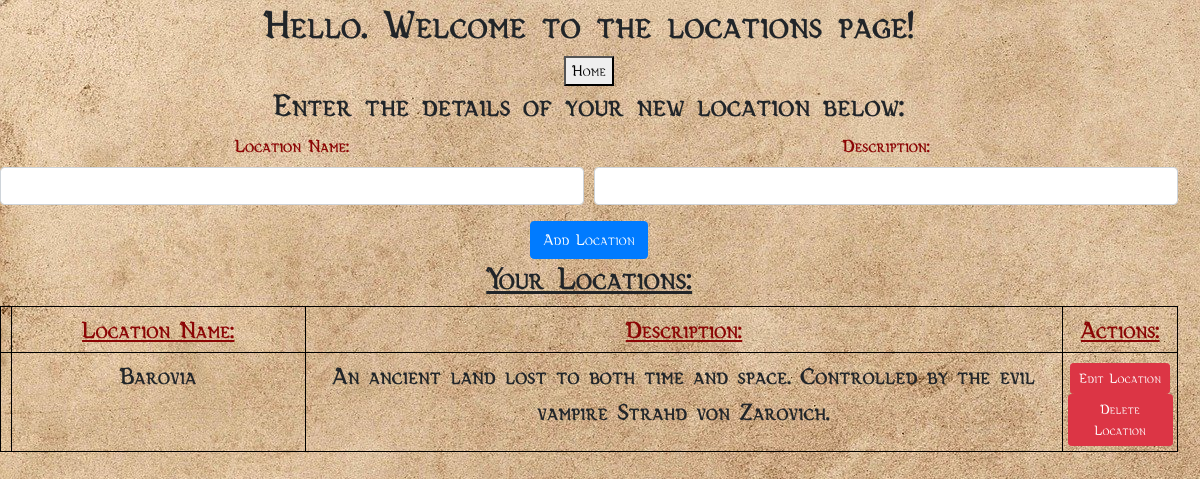
Screenshot of /locations.html with the database file from the repository.
### app.py (models this page shows, shortened)
class Location(db.Model):
    lID = db.Column(db.Integer, primary_key=True)
    lName = db.Column(db.String(100), nullable=False)# Name of the location.
    lDesc = db.Column(db.String(100000))# Description of the location.

### app.py (the view)
@app.route('/locations.html', methods=['POST', 'GET'])
def locations():
    if request.method == 'POST':
        l_Name = request.form['lName']
        l_Desc = request.form['lDesc']
        new_location = Location(lName=l_Name, lDesc=l_Desc)
        try:
            db.session.add(new_location)
            db.session.commit()
            return redirect('/locations.html')
        except:
            return 'There was an issue adding your location to the database.'
    else:
        locations = Location.query.order_by(Location.lID).all()
        return render_template('locations.html', locations=locations)

### templates/locations.html (shortened to what this page needs)
{% extends 'base.html' %}
{% block content %}
<div class="content">
    <h1>Hello. Welcome to the locations page!</h1>
    <button id="characterDashboardButton" onclick="window.location.href = './dashboard.html';">Home</button>
    <h2>Enter the details of your new location below:</h2>
    <div class="form">
        <form action="locations.html" method="POST">
            <div class="form-row">
                <div class="form-group col-md-6">
                    <label>Location Name: </label>
                    <input type="text" name="lName" class="form-control" id="lName" required>
                </div>
                <div class="form-group col-md-6">
                    <label>Description: </label>
                    <input type="text" name="lDesc" class="form-control" id="lDesc">
                </div>
            </div>
            <button type="submit" class="btn btn-primary">Add Location</button>
        </form>
    </div>
    {% if locations|length >= 1 %}
    <h2><b><u>Your Locations:</u></b></h2>
    <table class="table table-bordered table-sm">
        <thead>
            <tr>
                <th scope="col"></th>
                <th scope="col" class="w-25"><b><u>Location Name:</u></b></th>
                <th scope="col"><b><u>Description:</u></b></th>
                <th scope="col"><b><u>Actions:</u></b></th>
            </tr>
        </thead>
        <tbody>
            {% for location in locations %}
                <tr>
                    <th scope="row"></th>
                    <td>{{ location.lName }}</td>
                    <td>{{ location.lDesc }}</td>
                    <td>
                        <button onclick="window.location.href = './updateLocation/{{location.lID}}';" class="btn btn-danger btn-sm">Edit Location</button>
                        <br>
                        <button onclick="window.location.href = './deleteLocation/{{location.lID}}';" class="btn btn-danger btn-sm">Delete Location</button>
                    </td>
                </tr>
            {% endfor %}
        </tbody>
    </table>
    {% endif %}
</div>
{% endblock %}

### templates/base.html (style rules this page uses)
h1 { font-weight: bold; }
h2 { font-weight: bold; }
label { font-weight: bold; color: rgb(139, 5, 5); font-size: large; }
th { font-weight: bolder; color: rgb(139, 5, 5); font-size: x-large; }
td { font-weight: bold; font-size: x-large; }
table.table-bordered { border: 1px solid black; }
table.table-bordered > thead > tr > th { border: 1px solid black; }
table.table-bordered > tbody > tr > th { border: 1px solid black; }
table.table-bordered > tbody > tr > td { border: 1px solid black; }

### rows the page displays
Location: lName "Barovia", lDesc "An ancient land lost to both time and space. Controlled by the evil vampire Strahd von Zarovich."
